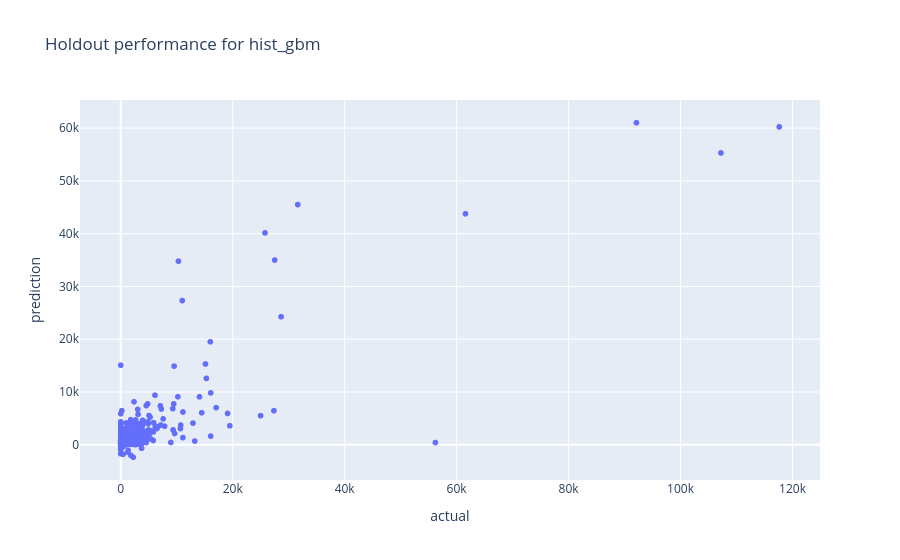

The code cell stored with this chart in its notebook:
### Code cell
model_name = future_value.metrics.iloc[0]["model_name"]
pred_slice = future_value.predictions.loc[future_value.predictions["model_name"] == model_name]
plot_y = "score" if "score" in pred_slice.columns else "prediction"
px.scatter(
    pred_slice,
    x="actual",
    y=plot_y,
    title=f"Holdout performance for {model_name}",
)

### Figure 1 — Plotly figure (JSON) as saved in the notebook; plotly's stock layout.template omitted (floating-point values rounded to 4 significant figures; data arrays with more than 128 entries replaced by an {"elided": "..."} marker saying what was removed)
{"data": [{"hovertemplate": "actual=%{x}<br>prediction=%{y}<extra></extra>", "legendgroup": "", "marker": {"color": "#636efa", "symbol": "circle"}, "mode": "markers", "name": "", "showlegend": false, "type": "scattergl", "x": {"elided": "2772 float values"}, "xaxis": "x", "y": {"elided": "2772 float values"}, "yaxis": "y"}], "layout": {"legend": {"tracegroupgap": 0}, "title": {"text": "Holdout performance for hist_gbm"}, "xaxis": {"anchor": "y", "domain": [0, 1], "title": {"text": "actual"}}, "yaxis": {"anchor": "x", "domain": [0, 1], "title": {"text": "prediction"}}}}
